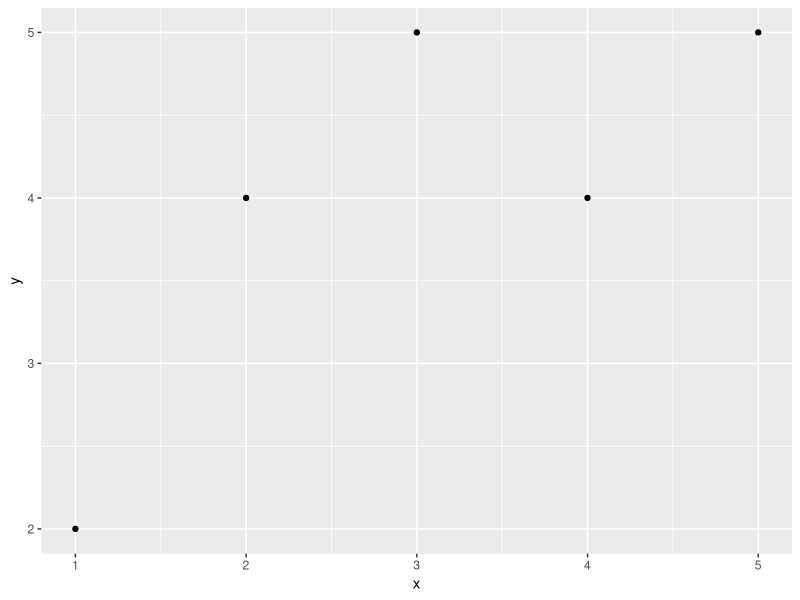

Source code (R):
# Load the ggplot2 package
library(ggplot2)

# Create a data frame with x and y values
df <- data.frame(x = c(1, 2, 3, 4, 5), y = c(2, 4, 5, 4, 5))

# Create a scatter plot with x and y values
ggplot(df, aes(x = x, y = y)) + 
  geom_point()